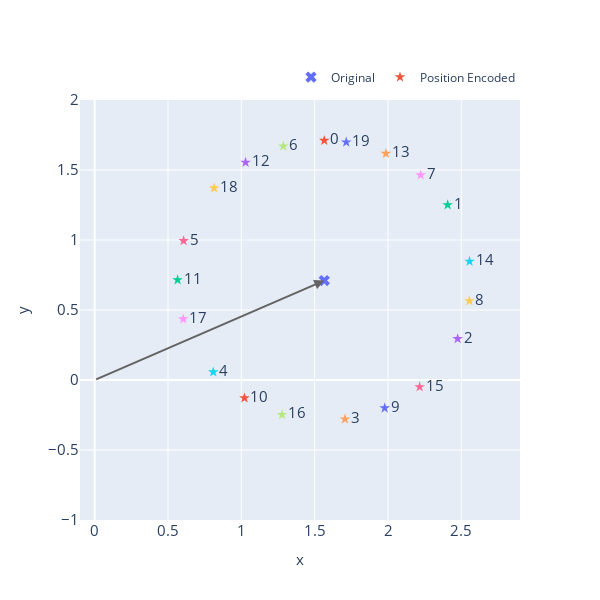

This figure's notebook cell:
### Code cell
fig = plot_vector_position_encoding(A[0:1,:], A_pos, xaxis_range=[-0.1,2.9], yaxis_range=[-1,2])
fig.write_image(f"imgs/chapter_13/pos_encoding_intuition.png")
fig.show()

### Figure 1 — Plotly figure (JSON) as saved in the notebook; plotly's stock layout.template omitted (floating-point values rounded to 4 significant figures)
{"data": [{"marker": {"size": 10, "symbol": "x"}, "mode": "markers", "name": "Original", "type": "scatter", "x": [1.565], "y": [0.7104]}, {"marker": {"size": 8, "symbol": "star"}, "mode": "markers+text", "name": "Position Encoded", "showlegend": true, "text": "0", "textfont": {"size": 15}, "textposition": "middle right", "type": "scatter", "x": [1.565], "y": [1.71]}, {"marker": {"size": 8, "symbol": "star"}, "mode": "markers+text", "name": "Position Encoded", "showlegend": false, "text": "1", "textfont": {"size": 15}, "textposition": "middle right", "type": "scatter", "x": [2.407], "y": [1.251]}, {"marker": {"size": 8, "symbol": "star"}, "mode": "markers+text", "name": "Position Encoded", "showlegend": false, "text": "2", "textfont": {"size": 15}, "textposition": "middle right", "type": "scatter", "x": [2.475], "y": [0.2943]}, {"marker": {"size": 8, "symbol": "star"}, "mode": "markers+text", "name": "Position Encoded", "showlegend": false, "text": "3", "textfont": {"size": 15}, "textposition": "middle right", "type": "scatter", "x": [1.707], "y": [-0.2796]}, {"marker": {"size": 8, "symbol": "star"}, "mode": "markers+text", "name": "Position Encoded", "showlegend": false, "text": "4", "textfont": {"size": 15}, "textposition": "middle right", "type": "scatter", "x": [0.8086], "y": [0.05676]}, {"marker": {"size": 8, "symbol": "star"}, "mode": "markers+text", "name": "Position Encoded", "showlegend": false, "text": "5", "textfont": {"size": 15}, "textposition": "middle right", "type": "scatter", "x": [0.6065], "y": [0.9941]}, {"marker": {"size": 8, "symbol": "star"}, "mode": "markers+text", "name": "Position Encoded", "showlegend": false, "text": "6", "textfont": {"size": 15}, "textposition": "middle right", "type": "scatter", "x": [1.286], "y": [1.671]}, {"marker": {"size": 8, "symbol": "star"}, "mode": "markers+text", "name": "Position Encoded", "showlegend": false, "text": "7", "textfont": {"size": 15}, "textposition": "middle right", "type": "scatter", "x": [2.222], "y": [1.464]}, {"marker": {"size": 8, "symbol": "star"}, "mode": "markers+text", "name": "Position Encoded", "showlegend": false, "text": "8", "textfont": {"size": 15}, "textposition": "middle right", "type": "scatter", "x": [2.555], "y": [0.5649]}, {"marker": {"size": 8, "symbol": "star"}, "mode": "markers+text", "name": "Position Encoded", "showlegend": false, "text": "9", "textfont": {"size": 15}, "textposition": "middle right", "type": "scatter", "x": [1.978], "y": [-0.2007]}, {"marker": {"size": 8, "symbol": "star"}, "mode": "markers+text", "name": "Position Encoded", "showlegend": false, "text": "10", "textfont": {"size": 15}, "textposition": "middle right", "type": "scatter", "x": [1.021], "y": [-0.1287]}, {"marker": {"size": 8, "symbol": "star"}, "mode": "markers+text", "name": "Position Encoded", "showlegend": false, "text": "11", "textfont": {"size": 15}, "textposition": "middle right", "type": "scatter", "x": [0.5654], "y": [0.7148]}, {"marker": {"size": 8, "symbol": "star"}, "mode": "markers+text", "name": "Position Encoded", "showlegend": false, "text": "12", "textfont": {"size": 15}, "textposition": "middle right", "type": "scatter", "x": [1.029], "y": [1.554]}, {"marker": {"size": 8, "symbol": "star"}, "mode": "markers+text", "name": "Position Encoded", "showlegend": false, "text": "13", "textfont": {"size": 15}, "textposition": "middle right", "type": "scatter", "x": [1.986], "y": [1.618]}, {"marker": {"size": 8, "symbol": "star"}, "mode": "markers+text", "name": "Position Encoded", "showlegend": false, "text": "14", "textfont": {"size": 15}, "textposition": "middle right", "type": "scatter", "x": [2.556], "y": [0.8471]}, {"marker": {"size": 8, "symbol": "star"}, "mode": "markers+text", "name": "Position Encoded", "showlegend": false, "text": "15", "textfont": {"size": 15}, "textposition": "middle right", "type": "scatter", "x": [2.216], "y": [-0.04929]}, {"marker": {"size": 8, "symbol": "star"}, "mode": "markers+text", "name": "Position Encoded", "showlegend": false, "text": "16", "textfont": {"size": 15}, "textposition": "middle right", "type": "scatter", "x": [1.277], "y": [-0.2473]}, {"marker": {"size": 8, "symbol": "star"}, "mode": "markers+text", "name": "Position Encoded", "showlegend": false, "text": "17", "textfont": {"size": 15}, "textposition": "middle right", "type": "scatter", "x": [0.604], "y": [0.4352]}, {"marker": {"size": 8, "symbol": "star"}, "mode": "markers+text", "name": "Position Encoded", "showlegend": false, "text": "18", "textfont": {"size": 15}, "textposition": "middle right", "type": "scatter", "x": [0.8144], "y": [1.371]}, {"marker": {"size": 8, "symbol": "star"}, "mode": "markers+text", "name": "Position Encoded", "showlegend": false, "text": "19", "textfont": {"size": 15}, "textposition": "middle right", "type": "scatter", "x": [1.715], "y": [1.699]}], "layout": {"annotations": [{"arrowcolor": "#636363", "arrowhead": 2, "arrowsize": 1, "arrowwidth": 2, "ax": 0, "axref": "x", "ay": 0, "ayref": "y", "showarrow": true, "text": "", "x": 1.565, "xref": "x", "y": 0.7104, "yref": "y"}], "autosize": false, "height": 600, "legend": {"orientation": "h", "title": {}, "x": 1, "xanchor": "right", "y": 1.02, "yanchor": "bottom"}, "showlegend": true, "title": {"font": {"size": 20}, "text": "", "x": 0.5}, "width": 600, "xaxis": {"range": [-0.1, 2.9], "tickfont": {"size": 15}, "title": {"font": {"size": 15}, "text": "x"}}, "yaxis": {"range": [-1, 2], "tickfont": {"size": 15}, "title": {"font": {"size": 15}, "text": "y"}}}}
